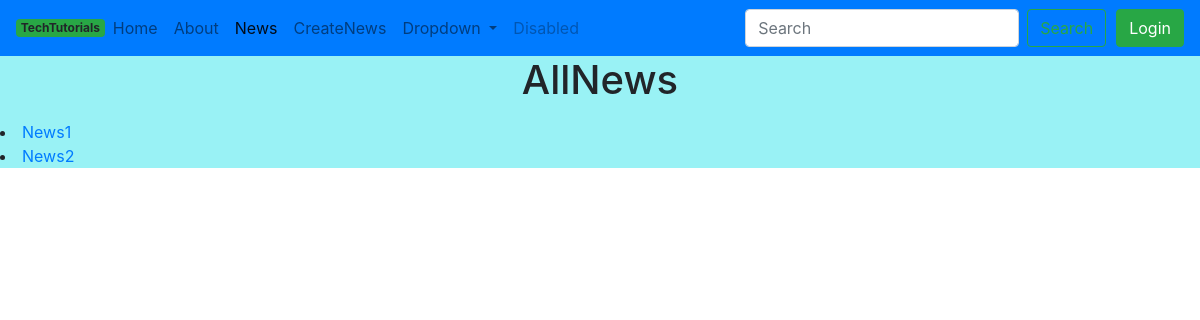
Before: /news/ with the older database file.
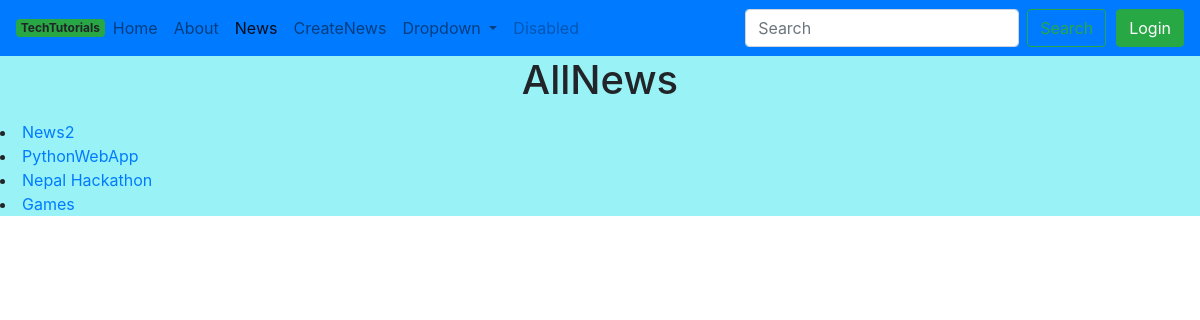
After: the same page with the newer database file.
### everestapp/models.py (models this page shows, shortened)
class TimeStamp(models.Model):
    created_at=models.DateTimeField(auto_now_add=True)
    updted_at=models.DateTimeField(auto_now=True, null=True, blank=True)
    class Meta:
        abstract=True

class News(TimeStamp):
    title=models.CharField(max_length=200)
    category=models.ForeignKey(
        Category, on_delete=models.CASCADE, related_name='allnews')
    content=models.TextField(null=True, blank=True)
    image=models.ImageField(upload_to='news/')
    author=models.ForeignKey(User, on_delete=models.CASCADE)
    viewed=models.PositiveIntegerField(default=1)
    class Newsdetail(TimeStamp):
        title=models.CharField(max_length=200)
        viewed=models.PositiveIntegerField(default=1)

### everestapp/views.py (the view)
# urls.py: path("news/", ClientNewsView.as_view(), name="clientnews"),
class ClientNewsView(ListView):
    template_name="clientnews.html"
    model= News
    context_object_name="news"

### templates/clientnews.html (shortened to what this page needs)
{% extends 'clientbase.html' %}
{% block news %}active{% endblock %}
{% block content %}
<blockquote class="blockquote text-center">
    <p class="mb-0">
        <h1 class="display-6">AllNews</h1>
    </p>
  </blockquote>
<ui>
    {% for c in news %}
    <li><a href="/news/{{c.id}}/detail/">{{c.title}}</a></li>
    {% endfor %}
</ui>
{% endblock %}

### templates/clientbase.html (shortened to what this page needs)
<!DOCTYPE html>
{% load static %}
<html lang="en">
<head>
  <link rel="stylesheet" href="{% static 'bootstrap.min.css' %}">
  <link rel="stylesheet" href="https://cdnjs.cloudflare.com/ajax/libs/font-awesome/6.2.1/css/all.min.css"
 />
</head>
<body>
  <nav class="navbar navbar-expand-lg navbar-light bg-primary">
    <span class="badge rounded-pill bg-success" href="#" width="34" height="25">TechTutorials</span>
    <div class="collapse navbar-collapse" id="navbarSupportedContent">
      <ul class="navbar-nav mr-auto">
        <li class="nav-item {% block home %}{% endblock %}">
          <a class="nav-link" href="/">Home <span class="sr-only">(current)</span></a>
        </li>
        <li class="nav-item {% block about %}{% endblock %}">
          <a class="nav-link" href="/about/">About</a>
        <li class="nav-item {% block news %}{% endblock %}">
          <a class="nav-link" href="/news/">News</a>
        <li class="nav-item {% block newscreate %}{% endblock %}">
          <a class="nav-link" href="/news/create/">CreateNews</a>
        <li class="nav-item dropdown">
          <a class="nav-link dropdown-toggle" href="#" id="navbarDropdown" role="button" data-toggle="dropdown"
            aria-haspopup="true" aria-expanded="false">
            Dropdown
          </a>
        </li>
        <li class="nav-item">
          <a class="nav-link disabled" href="#">Disabled</a>
        </li>
      </ul>
      <form class="form-inline my-2 my-lg-0">
        <input class="form-control mr-sm-2" type="search" placeholder="Search" aria-label="Search">
        <button class="btn btn-outline-success my-2 my-sm-0" type="submit">Search</button>
      </form>
      {% if request.user.username %}
      <a style="margin-left: 10px;" href="/admin/logout/"><button class="btn btn-danger my-2 my-sm-0">Logout</button></a>
      {% else %}
      <a style="margin-left: 10px;" href="/admin/login/"><button class="btn btn-success my-2 my-sm-0">Login</button></a>
      {% endif %}
    </div>
  </nav>
</body>
<div style="background-color: rgb(153, 242, 245);">
  {% block content %}
  {% endblock %}
</div>
</html>

Changed rows visible on the page:
removed News: title "News1"
added News: title "PythonWebApp"
added News: title "Nepal Hackathon"
added News: title "Games"
